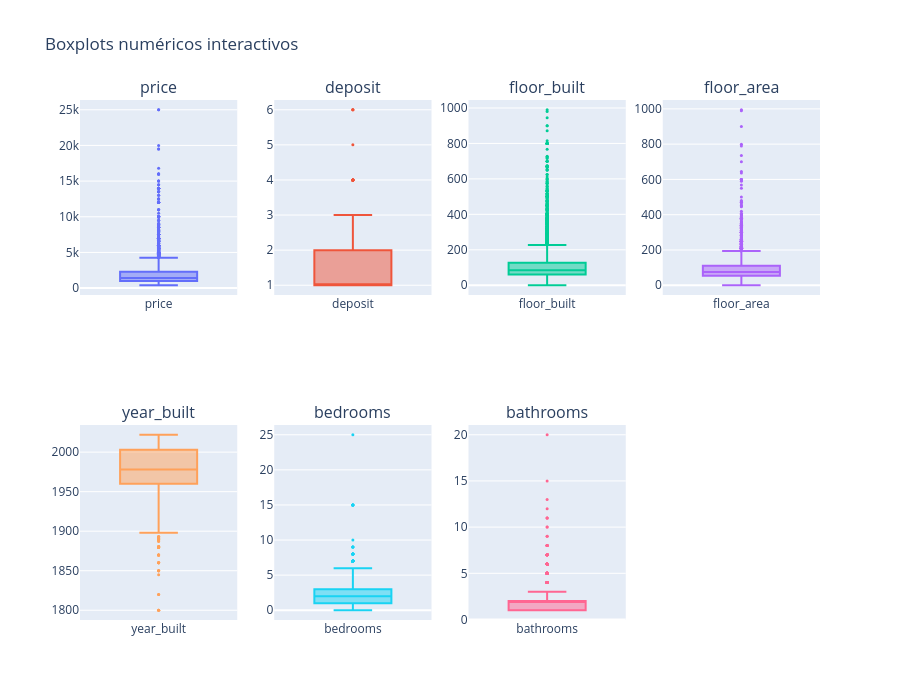

Notebook code for this chart:
### Markdown cell above
## 1. Análisis univariante

Miramos cada variable sola: distribución, asimetría y outliers. Eso condiciona transformaciones y la elección del modelo sobre `price`.

### Code cell
# distribución y outliers de las variables numéricas del df_clean (interactivo: hover sobre los puntos para datos estadísticos sobre cada subplot).
num_cols = df_clean.select_dtypes(include=[np.number]).columns.tolist()
print(num_cols)

rows = int(np.ceil(len(num_cols) / 4))
fig = make_subplots(rows=rows, cols=4, subplot_titles=num_cols)

for i, col in enumerate(num_cols):
    fig.add_trace(
        go.Box(y=df_clean[col], name=col, boxpoints="outliers", marker=dict(size=3)),
        row=i // 4 + 1, col=i % 4 + 1,
    )

# ocultamos el hueco libre del grid (7 variables en 2x4).
for i in range(len(num_cols), rows * 4):
    fig.update_xaxes(visible=False, row=i // 4 + 1, col=i % 4 + 1)
    fig.update_yaxes(visible=False, row=i // 4 + 1, col=i % 4 + 1)

fig.update_layout(height=700, showlegend=False, title_text="Boxplots numéricos interactivos")
fig.show()

### Figure 1 — Plotly figure (JSON) as saved in the notebook; plotly's stock layout.template omitted (floating-point values rounded to 4 significant figures; data arrays with more than 128 entries replaced by an {"elided": "..."} marker saying what was removed)
{"data": [{"boxpoints": "outliers", "marker": {"size": 3}, "name": "price", "type": "box", "xaxis": "x", "y": {"elided": "9229 float values"}, "yaxis": "y"}, {"boxpoints": "outliers", "marker": {"size": 3}, "name": "deposit", "type": "box", "xaxis": "x2", "y": {"elided": "9229 float values"}, "yaxis": "y2"}, {"boxpoints": "outliers", "marker": {"size": 3}, "name": "floor_built", "type": "box", "xaxis": "x3", "y": {"elided": "9229 int values"}, "yaxis": "y3"}, {"boxpoints": "outliers", "marker": {"size": 3}, "name": "floor_area", "type": "box", "xaxis": "x4", "y": {"elided": "9229 float values"}, "yaxis": "y4"}, {"boxpoints": "outliers", "marker": {"size": 3}, "name": "year_built", "type": "box", "xaxis": "x5", "y": {"elided": "9229 float values"}, "yaxis": "y5"}, {"boxpoints": "outliers", "marker": {"size": 3}, "name": "bedrooms", "type": "box", "xaxis": "x6", "y": {"elided": "9229 int values"}, "yaxis": "y6"}, {"boxpoints": "outliers", "marker": {"size": 3}, "name": "bathrooms", "type": "box", "xaxis": "x7", "y": {"elided": "9229 int values"}, "yaxis": "y7"}], "layout": {"annotations": [{"font": {"size": 16}, "showarrow": false, "text": "price", "x": 0.1062, "xanchor": "center", "xref": "paper", "y": 1, "yanchor": "bottom", "yref": "paper"}, {"font": {"size": 16}, "showarrow": false, "text": "deposit", "x": 0.3688, "xanchor": "center", "xref": "paper", "y": 1, "yanchor": "bottom", "yref": "paper"}, {"font": {"size": 16}, "showarrow": false, "text": "floor_built", "x": 0.6313, "xanchor": "center", "xref": "paper", "y": 1, "yanchor": "bottom", "yref": "paper"}, {"font": {"size": 16}, "showarrow": false, "text": "floor_area", "x": 0.8938, "xanchor": "center", "xref": "paper", "y": 1, "yanchor": "bottom", "yref": "paper"}, {"font": {"size": 16}, "showarrow": false, "text": "year_built", "x": 0.1062, "xanchor": "center", "xref": "paper", "y": 0.375, "yanchor": "bottom", "yref": "paper"}, {"font": {"size": 16}, "showarrow": false, "text": "bedrooms", "x": 0.3688, "xanchor": "center", "xref": "paper", "y": 0.375, "yanchor": "bottom", "yref": "paper"}, {"font": {"size": 16}, "showarrow": false, "text": "bathrooms", "x": 0.6313, "xanchor": "center", "xref": "paper", "y": 0.375, "yanchor": "bottom", "yref": "paper"}], "height": 700, "showlegend": false, "title": {"text": "Boxplots numéricos interactivos"}, "xaxis": {"anchor": "y", "domain": [0, 0.2125]}, "xaxis2": {"anchor": "y2", "domain": [0.2625, 0.475]}, "xaxis3": {"anchor": "y3", "domain": [0.525, 0.7375]}, "xaxis4": {"anchor": "y4", "domain": [0.7875, 1]}, "xaxis5": {"anchor": "y5", "domain": [0, 0.2125]}, "xaxis6": {"anchor": "y6", "domain": [0.2625, 0.475]}, "xaxis7": {"anchor": "y7", "domain": [0.525, 0.7375]}, "xaxis8": {"anchor": "y8", "domain": [0.7875, 1], "visible": false}, "yaxis": {"anchor": "x", "domain": [0.625, 1]}, "yaxis2": {"anchor": "x2", "domain": [0.625, 1]}, "yaxis3": {"anchor": "x3", "domain": [0.625, 1]}, "yaxis4": {"anchor": "x4", "domain": [0.625, 1]}, "yaxis5": {"anchor": "x5", "domain": [0, 0.375]}, "yaxis6": {"anchor": "x6", "domain": [0, 0.375]}, "yaxis7": {"anchor": "x7", "domain": [0, 0.375]}, "yaxis8": {"anchor": "x8", "domain": [0, 0.375], "visible": false}}}
